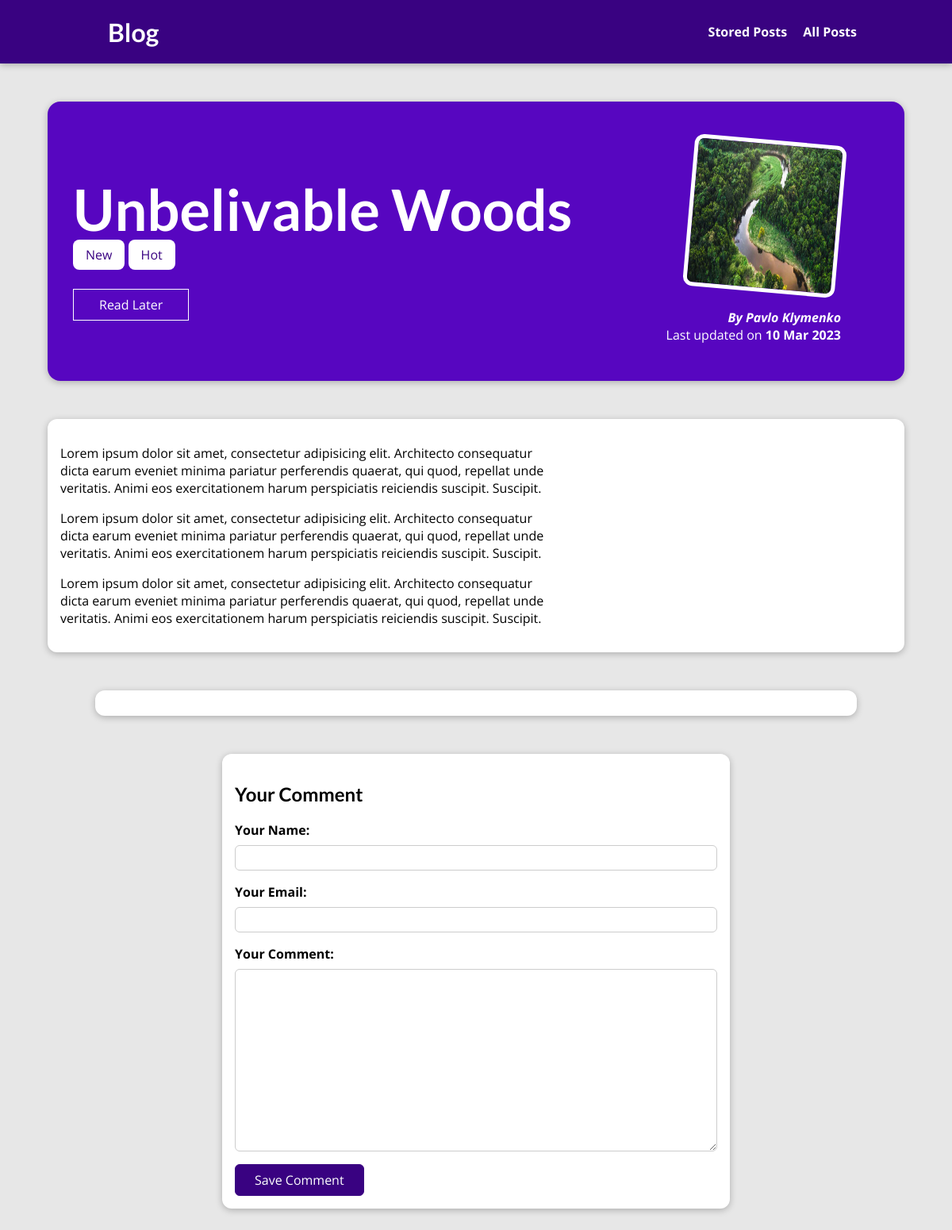
/all_posts/unbelivable-woods, run on the app's committed database.
### blog/models.py (models this page shows, shortened)
class Post(models.Model):
    title = models.CharField(max_length=50)
    excerpt = models.CharField(max_length=200)
    image = models.ImageField(upload_to="posts", null=True)
    date = models.DateField(auto_now=True)
    slug = models.SlugField(unique=True, db_index=True)
    content = models.TextField(validators=[MinLengthValidator(10)])
    author = models.ForeignKey(
        Author, null=True, on_delete=models.SET_NULL, related_name="posts")
    tags = models.ManyToManyField(Tag)

class Tag(models.Model):
    caption = models.CharField(max_length=20)
    def __str__(self):
        return self.caption

class Author(models.Model):
    first_name = models.CharField(max_length=100)
    last_name = models.CharField(max_length=100)
    email_address = models.EmailField()
    def full_name(self):
        return f"{self.first_name} {self.last_name}"
    def __str__(self):
        return self.full_name()

### blog/views.py (the view)
# urls.py: path("all_posts/<slug:slug>", views.SinglePostView.as_view(),
class SinglePostView(View):
    def is_stored_post(self, request, post_id):
        stored_posts = request.session.get("stored_posts")
        if stored_posts is not None:
            is_saved_for_later = post_id in stored_posts
        else:
            is_saved_for_later = False
        return is_saved_for_later
    template_name = "blog/post-detail.html"
    model = Post
    def get(self, request, slug):
        post = Post.objects.get(slug=slug)
        context = {
            "post": post,
            "post_tags": post.tags.all(),
            "comment_form": CommentForm(),
            "comments": post.comments.all().order_by("-id"),
            "saved_for_later": self.is_stored_post(request, post.id)
        }
        return render(request, "blog/post-detail.html", context)
    def post(self, request, slug):
        comment_form = CommentForm(request.POST)
        post = Post.objects.get(slug=slug)
        if comment_form.is_valid():
            comment = comment_form.save(commit=False)
            comment.post = post
            comment.save()
            return HttpResponseRedirect(reverse("post-detail-page", args=[slug]))
        context = {
            "post": post,
            "post_tags": post.tags.all(),
            "comment_form": comment_form,
            "comments": post.comments.all().order_by("-id"),
            "saved_for_later": self.is_stored_post(request, post.id)
        }
        return render(request, "blog/post-detail.html", context)

### blog/forms.py
class CommentForm(ModelForm):
    class Meta:
        model = Comment
        exclude = ["post"]
        labels = {
            "user_name": "Your Name",
            "user_email": "Your Email",
            "text": "Your Comment"
        }

### blog/templates/blog/post-detail.html (shortened to what this page needs)
{% extends "base.html" %}
{% load static %}
{% block css_files %}
  <link rel="stylesheet" href="{% static 'blog/post-detail.css' %}">
{% endblock %}
{% block content %}
  <section id="summary">
    <h2>{{ post.title }}</h2>
    <div>
      {% for tag in post_tags %}
        <span class="tag">{{ tag }}</span>
      {% endfor %}
    </div>
    <div id="read-later">
      <form action="{% url 'read-later' %}" method="POST">
        <button>
          {% if saved_for_later %}
            Remove from "Read Later" List
          {% else %}
            Read Later
          {% endif %}
        </button>
      </form>
    </div>
    <article>
      <img src="{{ post.image.url }}" alt="{{ post.title }}">
      <address>By <a href="mailto:{{ post.author.email_address }}">{{ post.author }}</a></address>
      <div>
        Last updated on <time>{{ post.date|date:"d M Y" }}</time>
      </div>
    </article>
  </section>
  <main>
    {{ post.content|linebreaks }}
  </main>
<section id="comments">
</section>
  <section id="comment-form">
    <h2>Your Comment</h2>
    <form action="{% url 'post-detail-page' post.slug %}" method="POST">
      {% for form_field in comment_form %}
      <div class="form-control {% if form_field.errors %}invalid{% endif %}">
        {{ form_field.label_tag }}
        {{ form_field }}
      </div>
      {% endfor %}
      <button>Save Comment</button>
    </form>
  </section>
{% endblock %}

### static/app.css (style rules this page uses)
* { box-sizing: border-box; }
html { font-family: 'Open Sans', 'Lato', sans-serif; }
body { margin: 0; }
h1, h2, h3 { font-family: 'Lato', sans-serif; font-weight: bold; }

### blog/static/blog/post-detail.css (style rules this page uses)
body { background-color: #e7e7e7; }
#summary { margin: 8rem auto 3rem auto; padding: 2rem; width: 90%; max-width: 90rem; border-radius: 16px; background-color: #5706c0; position: relative; box-shadow: 0 2px 8px rgba(0, 0, 0, 0.25); height: 22rem; }
#summary h2 { color: white; font-size: 4.5rem; margin-bottom: 0.25rem; }
#summary article { position: absolute; top: 2rem; right: 3rem; padding: 1rem 2rem; border-radius: 12px; text-align: right; color: white; }
#summary article img { width: 12rem; height: 12rem; border-radius: 12px; transform: rotateZ(5deg); border: 5px solid white; margin-bottom: 1rem; }
#summary address { font-weight: bold; }
#summary a { color: white; text-decoration: none; }
#summary time { font-weight: bold; }
#read-later { margin: 2rem 0; }
#read-later button { background-color: transparent; border: 1px solid white; padding: 0.5rem 2rem; font: inherit; color: white; cursor: pointer; }
main { width: 90%; max-width: 90rem; margin: 3rem auto; background-color: white; padding: 1rem; border-radius: 12px; box-shadow: 0 2px 8px rgba(0, 0, 0, 0.25); }
.tag { background-color: white; color: #390281; padding: 0.5rem 1rem; border-radius: 8px; }
#comment-form button { font: inherit; background-color: #390281; color: white; border: 1px solid #390281; padding: 0.5rem 1.5rem; border-radius: 6px; cursor: pointer; }
#comment-form { margin: 3rem auto; width: 90%; max-width: 40rem; border-radius: 12px; background-color: white; box-shadow: 0 2px 8px rgba(0, 0, 0, 0.25); padding: 1rem; }
.form-control { margin-bottom: 1rem; }
.form-control label { font-weight: bold; margin-bottom: 0.5rem; display: block; }
.form-control input, .form-control textarea { display: block; width: 100%; font: inherit; padding: 0.25rem; border-radius: 6px; border: 1px solid #ccc; }
#comments { margin: 3rem auto; width: 90%; max-width: 60rem; border-radius: 12px; background-color: white; box-shadow: 0 2px 8px rgba(0, 0, 0, 0.25); padding: 1rem 2rem; }

### data on the page
Post: title "Unbelivable Woods", image (picture), author "Pavlo Klymenko", date "10 Mar 2023", content "Lorem ipsum dolor sit amet, consectetur adipisicing elit. Architecto consequatur dicta earum eveniet minima pariatur perferendis quaerat, qui quod, repellat unde veritatis. Animi eos exercitationem harum perspiciatis reiciendis suscipit. Suscipit. Lorem ipsum dolor sit amet, consectetur adipisicing elit. Architecto consequatur dicta earum eveniet minima pariatur perferendis quaerat, qui quod, repellat unde veritatis. Animi eos exercitationem harum perspiciatis reiciendis suscipit. Suscipit. Lorem ipsum dolor sit amet, consectetur adipisicing elit. Architecto consequatur dicta earum eveniet minima pariatur perferendis quaerat, qui quod, repellat unde veritatis. Animi eos exercitationem harum…"
Tag: caption "New"
Tag: caption "Hot"
